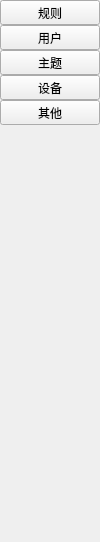
        <widget class="QWidget" name="widgetLeftConfig" native="true">
         <property name="maximumSize">
          <size>
           <width>100</width>
           <height>16777215</height>
          </size>
         </property>
         <layout class="QVBoxLayout" name="verticalLayout_3">
          <property name="spacing">
           <number>0</number>
          </property>
          <property name="leftMargin">
           <number>0</number>
          </property>
          <property name="topMargin">
           <number>0</number>
          </property>
          <property name="rightMargin">
           <number>0</number>
          </property>
          <property name="bottomMargin">
           <number>0</number>
          </property>
          <item>
           <widget class="QToolButton" name="tbtnConfig4">
            <property name="sizePolicy">
             <sizepolicy hsizetype="Expanding" vsizetype="Fixed">
              <horstretch>0</horstretch>
              <verstretch>0</verstretch>
             </sizepolicy>
            </property>
            <property name="text">
             <string>规则</string>
            </property>
           </widget>
          </item>
          <item>
           <widget class="QToolButton" name="tbtnConfig1">
            <property name="sizePolicy">
             <sizepolicy hsizetype="Expanding" vsizetype="Fixed">
              <horstretch>0</horstretch>
              <verstretch>0</verstretch>
             </sizepolicy>
            </property>
            <property name="text">
             <string>用户</string>
            </property>
           </widget>
          </item>
          <item>
           <widget class="QToolButton" name="tbtnConfig5">
            <property name="sizePolicy">
             <sizepolicy hsizetype="Expanding" vsizetype="Fixed">
              <horstretch>0</horstretch>
              <verstretch>0</verstretch>
             </sizepolicy>
            </property>
            <property name="text">
             <string>主题</string>
            </property>
           </widget>
          </item>
          <item>
           <widget class="QToolButton" name="tbtnConfig3">
            <property name="sizePolicy">
             <sizepolicy hsizetype="Expanding" vsizetype="Fixed">
              <horstretch>0</horstretch>
              <verstretch>0</verstretch>
             </sizepolicy>
            </property>
            <property name="text">
             <string>设备</string>
            </property>
           </widget>
          </item>
          <item>
           <widget class="QToolButton" name="tbtnConfig6">
            <property name="sizePolicy">
             <sizepolicy hsizetype="Expanding" vsizetype="Fixed">
              <horstretch>0</horstretch>
              <verstretch>0</verstretch>
             </sizepolicy>
            </property>
            <property name="text">
             <string>其他</string>
            </property>
           </widget>
          </item>
          <item>
           <spacer name="verticalSpacer_3">
            <property name="orientation">
             <enum>Qt::Vertical</enum>
            </property>
            <property name="sizeHint" stdset="0">
             <size>
              <width>20</width>
              <height>417</height>
             </size>
            </property>
           </spacer>
          </item>
         </layout>
        </widget>
